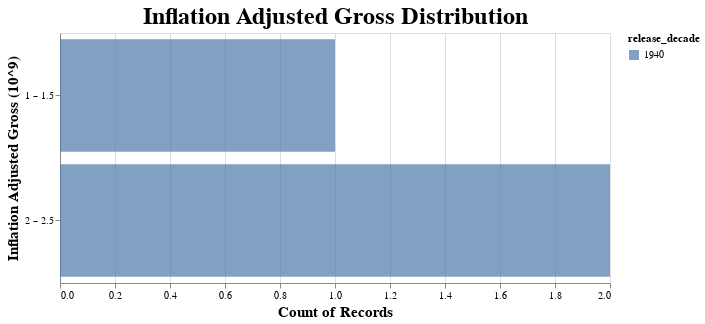

Notebook cell for this chart:
### Markdown cell above
Similar observation for films released during the `1940s`.

### Code cell
decade_1940_df = complete_df.query(f'release_decade == 1940 and inflation_adjusted_gross == inflation_adjusted_gross')
plot_histogram(decade_1940_df, maxbins = 3)

### Figure 1 — Vega-Lite specification as saved in the notebook (floating-point values rounded to 4 significant figures)
{"config": {"view": {"continuousWidth": 400, "continuousHeight": 300}, "axis": {"labelFontSize": 10, "titleFontSize": 15}, "title": {"fontSize": 24}}, "data": {"name": "data-98ab5e4f34a0cbc3ab870c32fdabc460"}, "mark": {"type": "bar", "opacity": 0.7}, "encoding": {"color": {"field": "release_decade", "legend": {"title": "release_decade"}, "type": "nominal"}, "x": {"aggregate": "count", "stack": true, "type": "quantitative"}, "y": {"axis": {"title": "Inflation Adjusted Gross (10^9)"}, "bin": {"maxbins": 3}, "field": "feature_display", "type": "nominal"}}, "height": 250, "title": "Inflation Adjusted Gross Distribution", "width": 550, "$schema": "https://vega.github.io/schema/vega-lite/v4.17.0.json", "datasets": {"data-98ab5e4f34a0cbc3ab870c32fdabc460": [{"movie_title": "Song of the South", "release_decade": 1940, "release_year": 1946, "release_month": 11, "total_gross": 65000000.0, "inflation_adjusted_gross": 1079000000.0, "director": null, "MPAA_rating": "G", "genre": "Adventure", "hero-actor": null, "hero": null, "villain-actor": null, "villain": null, "song": null, "feature_display": 1.079}, {"movie_title": "Fantasia", "release_decade": 1940, "release_year": 1940, "release_month": 11, "total_gross": 83320000.0, "inflation_adjusted_gross": 2187000000.0, "director": "full credits", "MPAA_rating": "G", "genre": "Musical", "hero-actor": null, "hero": null, "villain-actor": "Corey Burton", "villain": "Chernabog", "song": null, "feature_display": 2.187}, {"movie_title": "Pinocchio", "release_decade": 1940, "release_year": 1940, "release_month": 2, "total_gross": 84300000.0, "inflation_adjusted_gross": 2188000000.0, "director": "Ben Sharpsteen", "MPAA_rating": "G", "genre": "Adventure", "hero-actor": "Dickie Jones", "hero": "Pinocchio", "villain-actor": "Charles Judels", "villain": "Stromboli", "song": "When You Wish upon a Star", "feature_display": 2.188}]}}
